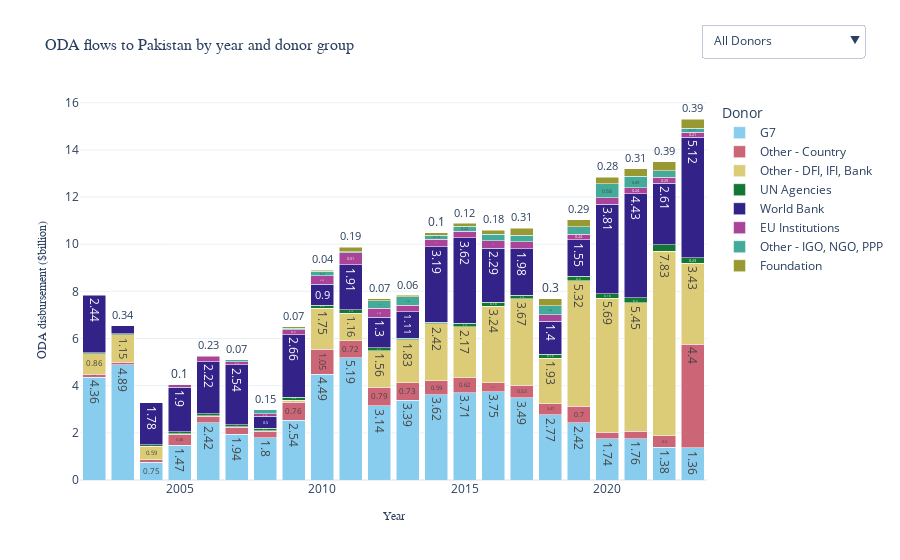

This figure's notebook cell:
### Markdown cell above
#### EXPLORING VISUALISATIONS WITH PLOTLY EXPRESS

### Code cell
grouped_dg =crs_grouped["donor_group"].unique()
donor_dropdown_options = [
    {"label": "All Donors", "method": "update", "args": [{"visible": [True] * len(crs_grouped)}, {}]}
]
for donor in grouped_dg:
    visibility = [True if donor == group else False for group in list(crs_grouped["donor_group"].unique())]
    donor_dropdown_options.append(
        {"label": donor, "method": "update", "args": [{"visible": visibility}, {}]}
    )
fig = px.bar(
    crs_grouped,
    x="year",
    y="value_bn_rounded",
    color="donor_group",   # This separates the stacks by donor
    text_auto=True,       # Optional: shows values on bars
    title="ODA flows to Pakistan by year and donor group",
    labels={
        "year": "Year",
        "value_bn_rounded": "ODA disbursement ($billion)",
        "donor_group": "Donor Group"
    },
    color_discrete_sequence=px.colors.qualitative.Safe  # Optional: choose nice colors
)

# Customize the layout a bit
fig.update_layout(
        updatemenus=[{
        "buttons": donor_dropdown_options,
        "direction": "down",
        "showactive": True,
        "x": 1.12,  
        "y": 1.2,  
        "xanchor": "center",
        "yanchor": "top"
    }],

    barmode="stack",  # Stack the bars
    title_font=dict(family="Arial", size=16),
    xaxis_title_font=dict(family="Arial", size=12),
    yaxis_title_font=dict(family="Arial", size=12),
    legend_title="Donor",
    template="plotly_white"
)

fig.show()

### definitely need to recategorise donor names, grouping roughly as follows:
# multilaterals: ADB, WB(IDA & IBRD), UN agencies, EU institution
# bilterals: USA, UK, France, Germany, Australia, Japan, Saudi, 'other'

### Figure 1 — Plotly figure (JSON) as saved in the notebook; plotly's stock layout.template omitted (floating-point values rounded to 4 significant figures; data arrays with more than 128 entries replaced by an {"elided": "..."} marker saying what was removed)
{"data": [{"alignmentgroup": "True", "hovertemplate": "Donor Group=G7<br>Year=%{x}<br>ODA disbursement ($billion)=%{y}<extra></extra>", "legendgroup": "G7", "marker": {"color": "rgb(136, 204, 238)", "pattern": {"shape": ""}}, "name": "G7", "offsetgroup": "G7", "orientation": "v", "showlegend": true, "textposition": "auto", "texttemplate": "%{y}", "type": "bar", "x": [2002, 2003, 2004, 2005, 2006, 2007, 2008, 2009, 2010, 2011, 2012, 2013, 2014, 2015, 2016, 2017, 2018, 2019, 2020, 2021, 2022, 2023], "xaxis": "x", "y": [4.36, 4.89, 0.75, 1.47, 2.42, 1.94, 1.8, 2.54, 4.49, 5.19, 3.14, 3.39, 3.62, 3.71, 3.75, 3.49, 2.77, 2.42, 1.74, 1.76, 1.38, 1.36], "yaxis": "y"}, {"alignmentgroup": "True", "hovertemplate": "Donor Group=Other - Country<br>Year=%{x}<br>ODA disbursement ($billion)=%{y}<extra></extra>", "legendgroup": "Other - Country", "marker": {"color": "rgb(204, 102, 119)", "pattern": {"shape": ""}}, "name": "Other - Country", "offsetgroup": "Other - Country", "orientation": "v", "showlegend": true, "textposition": "auto", "texttemplate": "%{y}", "type": "bar", "x": [2002, 2003, 2004, 2005, 2006, 2007, 2008, 2009, 2010, 2011, 2012, 2013, 2014, 2015, 2016, 2017, 2018, 2019, 2020, 2021, 2022, 2023], "xaxis": "x", "y": [0.13, 0.11, 0.1, 0.48, 0.29, 0.29, 0.27, 0.76, 1.05, 0.72, 0.79, 0.73, 0.59, 0.62, 0.37, 0.53, 0.47, 0.7, 0.28, 0.31, 0.5, 4.4], "yaxis": "y"}, {"alignmentgroup": "True", "hovertemplate": "Donor Group=Other - DFI, IFI, Bank<br>Year=%{x}<br>ODA disbursement ($billion)=%{y}<extra></extra>", "legendgroup": "Other - DFI, IFI, Bank", "marker": {"color": "rgb(221, 204, 119)", "pattern": {"shape": ""}}, "name": "Other - DFI, IFI, Bank", "offsetgroup": "Other - DFI, IFI, Bank", "orientation": "v", "showlegend": true, "textposition": "auto", "texttemplate": "%{y}", "type": "bar", "x": [2002, 2003, 2004, 2005, 2006, 2007, 2008, 2009, 2010, 2011, 2012, 2013, 2014, 2015, 2016, 2017, 2018, 2019, 2020, 2021, 2022, 2023], "xaxis": "x", "y": [0.86, 1.15, 0.59, 0.01, 0.02, 0.03, 0.02, 0.09, 1.75, 1.16, 1.56, 1.83, 2.42, 2.17, 3.24, 3.67, 1.93, 5.32, 5.69, 5.45, 7.83, 3.43], "yaxis": "y"}, {"alignmentgroup": "True", "hovertemplate": "Donor Group=UN Agencies<br>Year=%{x}<br>ODA disbursement ($billion)=%{y}<extra></extra>", "legendgroup": "UN Agencies", "marker": {"color": "rgb(17, 119, 51)", "pattern": {"shape": ""}}, "name": "UN Agencies", "offsetgroup": "UN Agencies", "orientation": "v", "showlegend": true, "textposition": "auto", "texttemplate": "%{y}", "type": "bar", "x": [2002, 2003, 2004, 2005, 2006, 2007, 2008, 2009, 2010, 2011, 2012, 2013, 2014, 2015, 2016, 2017, 2018, 2019, 2020, 2021, 2022, 2023], "xaxis": "x", "y": [0.04, 0.05, 0.06, 0.08, 0.07, 0.08, 0.11, 0.12, 0.12, 0.15, 0.11, 0.07, 0.07, 0.15, 0.18, 0.14, 0.16, 0.2, 0.18, 0.2, 0.27, 0.23], "yaxis": "y"}, {"alignmentgroup": "True", "hovertemplate": "Donor Group=World Bank<br>Year=%{x}<br>ODA disbursement ($billion)=%{y}<extra></extra>", "legendgroup": "World Bank", "marker": {"color": "rgb(51, 34, 136)", "pattern": {"shape": ""}}, "name": "World Bank", "offsetgroup": "World Bank", "orientation": "v", "showlegend": true, "textposition": "auto", "texttemplate": "%{y}", "type": "bar", "x": [2002, 2003, 2004, 2005, 2006, 2007, 2008, 2009, 2010, 2011, 2012, 2013, 2014, 2015, 2016, 2017, 2018, 2019, 2020, 2021, 2022, 2023], "xaxis": "x", "y": [2.44, 0.34, 1.78, 1.9, 2.22, 2.54, 0.5, 2.66, 0.9, 1.91, 1.3, 1.11, 3.19, 3.62, 2.29, 1.98, 1.4, 1.55, 3.81, 4.43, 2.61, 5.12], "yaxis": "y"}, {"alignmentgroup": "True", "hovertemplate": "Donor Group=EU Institutions<br>Year=%{x}<br>ODA disbursement ($billion)=%{y}<extra></extra>", "legendgroup": "EU Institutions", "marker": {"color": "rgb(170, 68, 153)", "pattern": {"shape": ""}}, "name": "EU Institutions", "offsetgroup": "EU Institutions", "orientation": "v", "showlegend": true, "textposition": "auto", "texttemplate": "%{y}", "type": "bar", "x": [2003, 2005, 2006, 2007, 2008, 2009, 2010, 2011, 2012, 2013, 2014, 2015, 2016, 2017, 2018, 2019, 2020, 2021, 2022, 2023], "xaxis": "x", "y": [0, 0.1, 0.23, 0.14, 0.12, 0.2, 0.35, 0.51, 0.39, 0.29, 0.32, 0.27, 0.31, 0.29, 0.28, 0.24, 0.28, 0.24, 0.25, 0.21], "yaxis": "y"}, {"alignmentgroup": "True", "hovertemplate": "Donor Group=Other - IGO, NGO, PPP<br>Year=%{x}<br>ODA disbursement ($billion)=%{y}<extra></extra>", "legendgroup": "Other - IGO, NGO, PPP", "marker": {"color": "rgb(68, 170, 153)", "pattern": {"shape": ""}}, "name": "Other - IGO, NGO, PPP", "offsetgroup": "Other - IGO, NGO, PPP", "orientation": "v", "showlegend": true, "textposition": "auto", "texttemplate": "%{y}", "type": "bar", "x": [2007, 2008, 2009, 2010, 2011, 2012, 2013, 2014, 2015, 2016, 2017, 2018, 2019, 2020, 2021, 2022, 2023], "xaxis": "x", "y": [0.07, 0.15, 0.07, 0.2, 0.04, 0.32, 0.35, 0.18, 0.22, 0.28, 0.27, 0.38, 0.31, 0.58, 0.49, 0.27, 0.17], "yaxis": "y"}, {"alignmentgroup": "True", "hovertemplate": "Donor Group=Foundation<br>Year=%{x}<br>ODA disbursement ($billion)=%{y}<extra></extra>", "legendgroup": "Foundation", "marker": {"color": "rgb(153, 153, 51)", "pattern": {"shape": ""}}, "name": "Foundation", "offsetgroup": "Foundation", "orientation": "v", "showlegend": true, "textposition": "auto", "texttemplate": "%{y}", "type": "bar", "x": [2009, 2010, 2011, 2012, 2013, 2014, 2015, 2016, 2017, 2018, 2019, 2020, 2021, 2022, 2023], "xaxis": "x", "y": [0.07, 0.04, 0.19, 0.07, 0.06, 0.1, 0.12, 0.18, 0.31, 0.3, 0.29, 0.28, 0.31, 0.39, 0.39], "yaxis": "y"}], "layout": {"barmode": "stack", "legend": {"title": {"text": "Donor"}, "tracegroupgap": 0}, "title": {"font": {"family": "Arial", "size": 16}, "text": "ODA flows to Pakistan by year and donor group"}, "updatemenus": [{"buttons": [{"args": [{"visible": {"elided": "162 bool values"}}, {}], "label": "All Donors", "method": "update"}, {"args": [{"visible": [true, false, false, false, false, false, false, false]}, {}], "label": "G7", "method": "update"}, {"args": [{"visible": [false, true, false, false, false, false, false, false]}, {}], "label": "Other - Country", "method": "update"}, {"args": [{"visible": [false, false, true, false, false, false, false, false]}, {}], "label": "Other - DFI, IFI, Bank", "method": "update"}, {"args": [{"visible": [false, false, false, true, false, false, false, false]}, {}], "label": "UN Agencies", "method": "update"}, {"args": [{"visible": [false, false, false, false, true, false, false, false]}, {}], "label": "World Bank", "method": "update"}, {"args": [{"visible": [false, false, false, false, false, true, false, false]}, {}], "label": "EU Institutions", "method": "update"}, {"args": [{"visible": [false, false, false, false, false, false, true, false]}, {}], "label": "Other - IGO, NGO, PPP", "method": "update"}, {"args": [{"visible": [false, false, false, false, false, false, false, true]}, {}], "label": "Foundation", "method": "update"}], "direction": "down", "showactive": true, "x": 1.12, "xanchor": "center", "y": 1.2, "yanchor": "top"}], "xaxis": {"anchor": "y", "domain": [0, 1], "title": {"font": {"family": "Arial", "size": 12}, "text": "Year"}}, "yaxis": {"anchor": "x", "domain": [0, 1], "title": {"font": {"family": "Arial", "size": 12}, "text": "ODA disbursement ($billion)"}}}}
